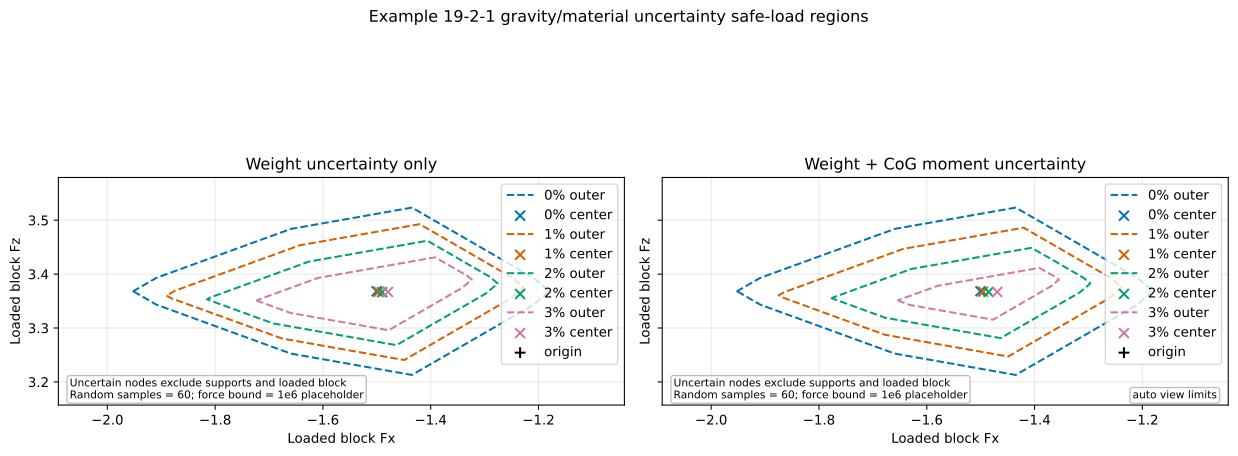

This figure's Python source:
"""Compare arch safe-load regions under gravity/material uncertainty."""

from itertools import product
from pathlib import Path

import matplotlib.pyplot as plt
import numpy as np
from compas_assembly.datastructures import Block

from compas_cra.algorithms import assembly_interfaces_numpy
from compas_cra.datastructures import CRA_Assembly
from compas_cra.equilibrium import plot_rbe_robust_results
from compas_cra.equilibrium import rbe_uncertainty_disturb_support_dual
from compas_cra.geometry import Arch

HEIGHT = 5
SPAN = 10
THICKNESS = 0.8
DEPTH = 0.5
NUM_BLOCKS = 15
MU = 0.7
DENSITY = 1.0
NUM_DIRECTIONS = 36
APPLICATION_FORCE_BOUND = 1e6
UNCERTAINTY_RATIOS = (0.0, 0.01, 0.02, 0.03)
RANDOM_UNCERTAINTY_SAMPLES = 60
RANDOM_UNCERTAINTY_SEED = 19201
VIEW_XLIM = (-2.0, 0.0)
VIEW_YLIM = (0.0, 1.0)
AUTO_VIEW_LIMITS = True
VIEW_PADDING_RATIO = 0.18
MIN_VIEW_SPAN = 0.25
OUTPUT_SVG = Path(__file__).with_suffix(".svg")
EMPTY_SAFE_SET_TEXT = "safe load set is empty"


def point_coordinates(point):
    """Return point coordinates as a plain list."""
    if hasattr(point, "x") and hasattr(point, "y") and hasattr(point, "z"):
        return [point.x, point.y, point.z]
    return list(point)


def arch_center():
    """Return the center of the arch circular axis."""
    radius = HEIGHT / 2.0 + SPAN**2 / (8.0 * HEIGHT)
    return [0.0, 0.0, HEIGHT - radius]


def unique_xz_points(coordinates, tolerance=1e-9):
    """Return unique face points by x-z coordinates."""
    unique = []
    for point in coordinates:
        if not any(
            abs(point[0] - other[0]) <= tolerance and abs(point[2] - other[2]) <= tolerance for other in unique
        ):
            unique.append(point)
    return unique


def radial_alignment_score(points):
    """Return how far two x-z points deviate from one arch radial line."""
    center = arch_center()
    vectors = [[point[0] - center[0], point[2] - center[2]] for point in points]
    lengths = [(vector[0] ** 2 + vector[1] ** 2) ** 0.5 for vector in vectors]
    if min(lengths) <= 1e-12:
        return None
    cross = vectors[0][0] * vectors[1][1] - vectors[0][1] * vectors[1][0]
    return abs(cross) / (lengths[0] * lengths[1])


def exposed_radial_side_vertices(block):
    """Return vertices of the loaded block's right exposed radial face."""
    candidates = []
    for face in block.faces():
        coordinates = [point_coordinates(block.vertex_coordinates(vertex)) for vertex in block.face_vertices(face)]
        y_values = [point[1] for point in coordinates]
        if max(y_values) - min(y_values) <= 1e-9:
            continue
        unique_points = unique_xz_points(coordinates)
        if len(unique_points) != 2:
            continue
        score = radial_alignment_score(unique_points)
        if score is None or score > 1e-8:
            continue
        centroid_x = sum(point[0] for point in coordinates) / len(coordinates)
        candidates.append((centroid_x, coordinates))
    if not candidates:
        raise ValueError("Could not find an exposed radial load face for the arch block.")
    return max(candidates, key=lambda item: item[0])[1]


def left_to_right_blocks():
    """Create arch blocks ordered left to right."""
    arch = Arch(
        height=HEIGHT,
        span=SPAN,
        thickness=THICKNESS,
        depth=DEPTH,
        num_blocks=NUM_BLOCKS,
        extra_support=False,
    )
    return list(reversed(arch.blocks()))


def build_assembly():
    """Build the fixed arch assembly."""
    assembly = CRA_Assembly()
    for node, mesh in enumerate(left_to_right_blocks()):
        assembly.add_block(mesh.copy(cls=Block), node=node)
    assembly.set_boundary_conditions([0])
    assembly_interfaces_numpy(assembly, nmax=10, amin=1e-2, tmax=1e-2)
    return assembly


def loaded_node(assembly):
    """Return the node that carries the visible safe load."""
    return max(assembly.graph.nodes())


def uncertainty_nodes(assembly, load_node):
    """Return nodes that carry material/gravity uncertainty."""
    return [
        node
        for node in assembly.graph.nodes()
        if node != load_node and not assembly.graph.node_attribute(node, "is_support")
    ]


def block_x_span(block):
    """Return the global x-span of one block mesh."""
    x_values = [point_coordinates(block.vertex_coordinates(vertex))[0] for vertex in block.vertices()]
    return max(x_values) - min(x_values)


def node_weight(assembly, node):
    """Return nominal block weight magnitude for one node."""
    block = assembly.graph.node_attribute(node, "block")
    return block.volume() * DENSITY


def vertical_bounds(assembly, nodes, ratio):
    """Return vertical material uncertainty bounds ``r Wi``."""
    return [ratio * node_weight(assembly, node) for node in nodes]


def moment_bounds(assembly, nodes, ratio):
    """Return CoG-offset moment uncertainty bounds ``Wi * r * x_span_i``."""
    bounds = []
    for node in nodes:
        block = assembly.graph.node_attribute(node, "block")
        bounds.append(node_weight(assembly, node) * ratio * block_x_span(block))
    return bounds


def material_uncertainty_model(assembly, nodes, ratio, include_moment):
    """Return uncertainty DOFs and component bounds for one material model."""
    vertical = vertical_bounds(assembly, nodes, ratio)
    moments = moment_bounds(assembly, nodes, ratio) if include_moment else []
    dofs = []
    bounds = []
    for index, node in enumerate(nodes):
        dofs.append((node, "fz"))
        bounds.append(vertical[index])
        if include_moment:
            dofs.append((node, "my"))
            bounds.append(moments[index])
    return dofs, bounds, vertical, moments


def coherent_vertices(bounds, components_per_node):
    """Return coherent sign vertices for all uncertainty components."""
    if not bounds:
        return []
    if components_per_node == 1:
        return [[sign * bound for bound in bounds] for sign in (-1.0, 1.0)]
    if components_per_node == 2:
        vertices = []
        for fz_sign, moment_sign in product((-1.0, 1.0), repeat=2):
            vertex = []
            for index, bound in enumerate(bounds):
                sign = fz_sign if index % 2 == 0 else moment_sign
                vertex.append(sign * bound)
            vertices.append(vertex)
        return vertices
    raise ValueError("components_per_node must be 1 or 2.")


def random_vertices(bounds, ratio, model_offset, sample_count=None):
    """Return reproducible random samples inside the independent uncertainty box."""
    if sample_count is None:
        sample_count = RANDOM_UNCERTAINTY_SAMPLES
    if sample_count <= 0 or not bounds:
        return []
    rng = np.random.default_rng(RANDOM_UNCERTAINTY_SEED + model_offset + int(round(1000.0 * ratio)))
    lower = -np.asarray(bounds, dtype=float)
    upper = np.asarray(bounds, dtype=float)
    return rng.uniform(lower, upper, size=(sample_count, len(bounds))).tolist()


def uncertainty_vertices(bounds, ratio, components_per_node, model_offset):
    """Return coherent sign scenarios plus random independent samples."""
    return coherent_vertices(bounds, components_per_node) + random_vertices(bounds, ratio, model_offset)


def ratio_label(ratio):
    """Return a compact label for one uncertainty ratio."""
    return "{:.0f}%".format(100.0 * ratio)


def is_empty_safe_set_error(error):
    """Return whether a solver error is the expected empty-safe-set signal."""
    return EMPTY_SAFE_SET_TEXT in str(error)


def report_case(model_name, ratio, nodes, vertical, moments, scenario_count, result=None, error=None):
    """Print one compact material-uncertainty result row."""
    max_vertical = max(vertical) if vertical else 0.0
    sum_vertical = sum(vertical)
    max_moment = max(moments) if moments else 0.0
    sum_moment = sum(moments)
    prefix = (
        "{:<18} | {:<3} | scenarios={} | nodes={} | max_dFz={:.6g} | sum_dFz={:.6g} | max_dMy={:.6g} | sum_dMy={:.6g}"
    ).format(
        model_name,
        ratio_label(ratio),
        scenario_count,
        list(nodes),
        max_vertical,
        sum_vertical,
        max_moment,
        sum_moment,
    )
    if error is not None:
        print("{} | empty safe-load set ({})".format(prefix, error))
        return
    bounded_directions = result.statuses.count("optimal")
    print(
        "{} | bounded={} | center={} | bounded_dirs={}/{} | outer_polygon_empty={}".format(
            prefix,
            result.is_bounded,
            result.feasible_center,
            bounded_directions,
            len(result.directions),
            not bool(result.outer_polygon),
        )
    )


def solve_model(assembly, model_name, include_moment, model_offset):
    """Solve all uncertainty ratios for one gravity/material model."""
    if len(list(assembly.graph.nodes())) < 4:
        raise ValueError(
            "Example 19-2-1 requires at least three free/load blocks: nodes 0, 1, 2, and a loaded end node."
        )

    load_node = loaded_node(assembly)
    load_block = assembly.graph.node_attribute(load_node, "block")
    nodes = uncertainty_nodes(assembly, load_node)
    load_dofs = [(load_node, "fx"), (load_node, "fz")]
    common_options = {
        "mu": MU,
        "density": DENSITY,
        "load_application_points": {load_node: exposed_radial_side_vertices(load_block)},
        "application_force_bound": APPLICATION_FORCE_BOUND,
        "num_directions": NUM_DIRECTIONS,
    }

    print("")
    print("{} material uncertainty".format(model_name))
    print("visible load node: {}".format(load_node))
    print("uncertain nodes: {}".format(list(nodes)))
    print("case | material-uncertainty summary")

    results = []
    labels = []
    components_per_node = 2 if include_moment else 1
    for ratio in UNCERTAINTY_RATIOS:
        dofs, bounds, vertical, moments = material_uncertainty_model(assembly, nodes, ratio, include_moment)
        if ratio == 0.0:
            scenario_count = 1
            result = rbe_uncertainty_disturb_support_dual(assembly, load_dofs, **common_options)
        else:
            vertices = uncertainty_vertices(bounds, ratio, components_per_node, model_offset)
            scenario_count = len(vertices)
            try:
                result = rbe_uncertainty_disturb_support_dual(
                    assembly,
                    load_dofs,
                    uncertainty_vertices=vertices,
                    uncertainty_load_dofs=dofs,
                    **common_options,
                )
            except ValueError as error:
                if not is_empty_safe_set_error(error):
                    raise
                report_case(model_name, ratio, nodes, vertical, moments, scenario_count, error=error)
                continue
        report_case(model_name, ratio, nodes, vertical, moments, scenario_count, result=result)
        results.append(result)
        labels.append(ratio_label(ratio))
    return results, labels


def finite_result_points(result):
    """Collect finite visible load points from a robust result."""
    points = []
    points.extend(result.support_points)
    points.extend(result.boundary_points)
    points.extend(result.inner_polygon)
    points.extend(result.outer_polygon)
    if result.feasible_center:
        points.append(result.feasible_center)
    return [point for point in points if len(point) == 2 and all(np.isfinite(point))]


def automatic_view_limits(result_groups):
    """Return padded plot limits from all solved safe-region points."""
    points = []
    for results, _ in result_groups:
        for result in results:
            points.extend(finite_result_points(result))
    if not points:
        return VIEW_XLIM, VIEW_YLIM, False

    coordinates = np.asarray(points, dtype=float)
    limits = []
    for axis in range(2):
        lower = float(coordinates[:, axis].min())
        upper = float(coordinates[:, axis].max())
        span = max(upper - lower, MIN_VIEW_SPAN)
        center = 0.5 * (lower + upper)
        padding = VIEW_PADDING_RATIO * span
        limits.append((center - 0.5 * span - padding, center + 0.5 * span + padding))
    return limits[0], limits[1], True


def view_limits(result_groups):
    """Return either automatic or configured plot limits."""
    if AUTO_VIEW_LIMITS:
        return automatic_view_limits(result_groups)
    return VIEW_XLIM, VIEW_YLIM, False


def render_results(weight_results, weight_labels, moment_results, moment_labels):
    """Render weight-only and weight-plus-moment uncertainty comparisons."""
    plt.rcParams["svg.fonttype"] = "none"
    result_groups = [(weight_results, weight_labels), (moment_results, moment_labels)]
    xlim, ylim, auto_limits = view_limits(result_groups)
    figure, axes = plt.subplots(1, 2, figsize=(13, 5.8), sharex=True, sharey=True)
    panels = (
        (axes[0], weight_results, weight_labels, "Weight uncertainty only"),
        (axes[1], moment_results, moment_labels, "Weight + CoG moment uncertainty"),
    )
    for axis, results, labels, title in panels:
        plot_rbe_robust_results(
            results,
            labels=labels,
            ax=axis,
            show_points=False,
            show_center=True,
            xlim=xlim,
            ylim=ylim,
        )
        axis.set_xlabel("Loaded block Fx")
        axis.set_ylabel("Loaded block Fz")
        axis.set_title(title)
        legend = axis.get_legend()
        if legend:
            legend.set_draggable(True)
        axis.text(
            0.02,
            0.02,
            (
                "Uncertain nodes exclude supports and loaded block\nRandom samples = {}; force bound = 1e6 placeholder"
            ).format(RANDOM_UNCERTAINTY_SAMPLES),
            transform=axis.transAxes,
            fontsize=8,
            va="bottom",
            bbox={"boxstyle": "round,pad=0.25", "facecolor": "white", "edgecolor": "0.7", "alpha": 0.85},
        )
    if auto_limits:
        axes[1].text(
            0.98,
            0.02,
            "auto view limits",
            transform=axes[1].transAxes,
            fontsize=8,
            ha="right",
            va="bottom",
            bbox={"boxstyle": "round,pad=0.25", "facecolor": "white", "edgecolor": "0.7", "alpha": 0.85},
        )
    figure.suptitle("Example 19-2-1 gravity/material uncertainty safe-load regions")
    figure.tight_layout()
    return figure


def save_svg(figure, path):
    """Save one Matplotlib figure as SVG and report the path."""
    figure.savefig(path, format="svg", bbox_inches="tight")
    print("saved SVG: {}".format(path))


if __name__ == "__main__":
    assembly = build_assembly()
    weight_results, weight_labels = solve_model(assembly, "weight only", include_moment=False, model_offset=0)
    moment_results, moment_labels = solve_model(assembly, "weight + CoG My", include_moment=True, model_offset=10_000)
    figure = render_results(weight_results, weight_labels, moment_results, moment_labels)
    save_svg(figure, OUTPUT_SVG)

    if plt.get_backend().lower() != "agg":
        plt.show()
    else:
        plt.close(figure)
